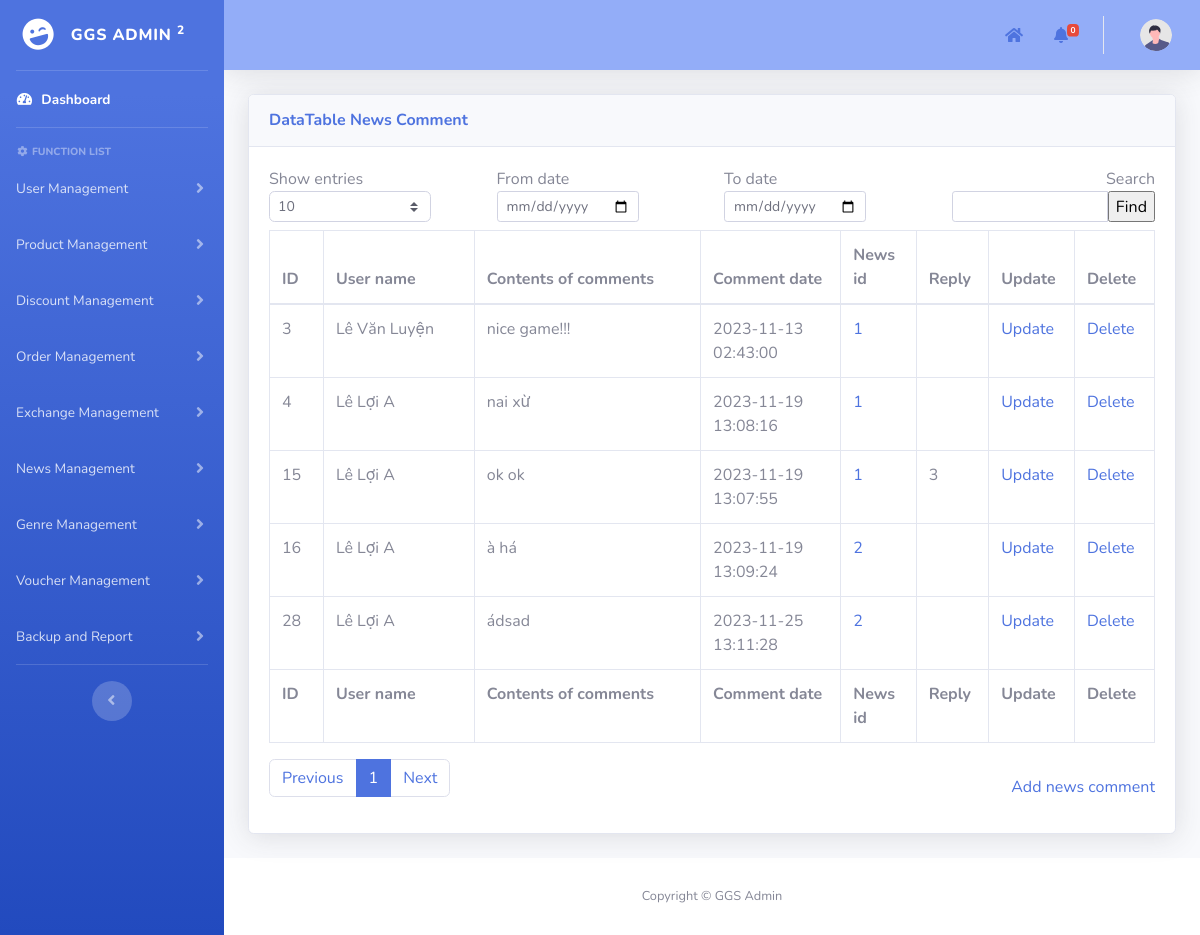
Before: /admin/pages/newsManagement/news_comments.php with the older database file.
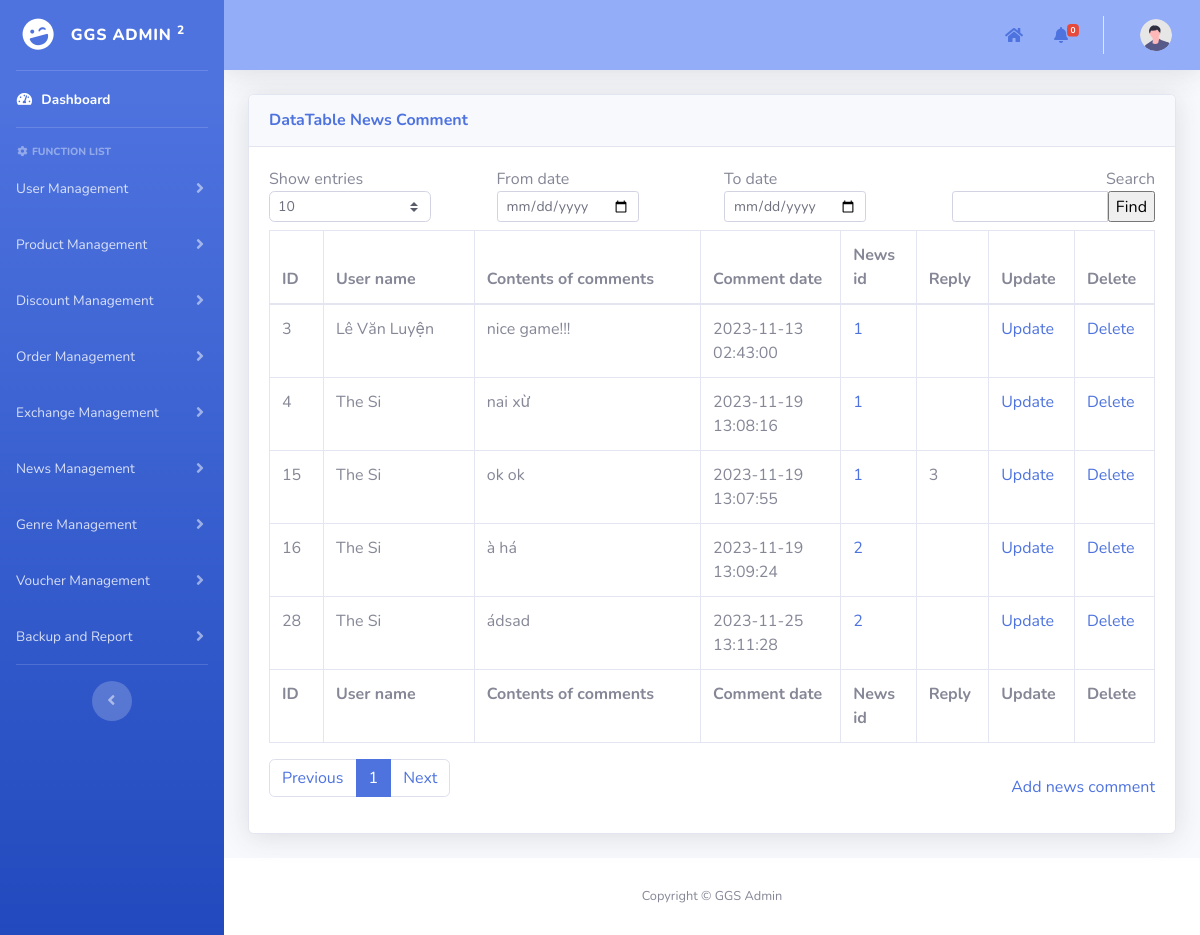
After: the same page with the newer database file.
### tables this page shows
CREATE TABLE `news_comments` (
  `id` int(11) NOT NULL AUTO_INCREMENT,
  `comment` text NOT NULL,
  `comment_date` datetime NOT NULL,
  `news_id` int(11) DEFAULT NULL,
  `user_id` int(11) DEFAULT NULL,
  `reply_id` int(11) DEFAULT NULL,
  PRIMARY KEY (`id`),
  KEY `news_id` (`news_id`),
  KEY `user_id` (`user_id`),
  KEY `fk_reply_id` (`reply_id`),
  CONSTRAINT `fk_reply_id` FOREIGN KEY (`reply_id`) REFERENCES `news_comments` (`id`) ON DELETE CASCADE ON UPDATE CASCADE,
  CONSTRAINT `news_comments_ibfk_1` FOREIGN KEY (`news_id`) REFERENCES `news` (`id`),
  CONSTRAINT `news_comments_ibfk_2` FOREIGN KEY (`user_id`) REFERENCES `users` (`id`)
);

CREATE TABLE `users` (
  `id` int(11) NOT NULL AUTO_INCREMENT,
  `username` varchar(50) NOT NULL,
  `password` varchar(100) NOT NULL,
  `role` enum('user','manufacturer','developer') NOT NULL,
  `full_name` varchar(60) NOT NULL,
  `phone_number` varchar(10) NOT NULL,
  `email` varchar(100) NOT NULL,
  `Gcoin` int(11) NOT NULL DEFAULT 0,
  `locked_until` date DEFAULT NULL,
  `login_attempts` int(11) NOT NULL,
  `lastest_login` date NOT NULL DEFAULT '1900-01-01',
  PRIMARY KEY (`id`)
);

### admin/pages/add_template.php (called while the page is built, shortened)
<?php
include("../template/template.php");
?>

### admin/pages/newsManagement/news_comments.php (the view, shortened to what the changed rows need)
<?php
include("../add_template.php");
function main()
{
    include("../../../mod/database_connection.php");
    $search = isset($_POST["search"]) ? $_POST["search"] : "";
    $show_entries = isset($_POST["show_entries"]) ? $_POST["show_entries"] : 10;
    $from_date = isset($_POST["from_date"]) ? $_POST["from_date"] : "";
    $to_date = isset($_POST["to_date"]) ? $_POST["to_date"] : "";
    if (isset($_GET['page'])) {
        $page = $_GET['page'];
    } else {
        $page = 1;
    }
    if ($page == 1) {
        $begin = 0;
    } else {
        $begin = ($page * $show_entries) - $show_entries;
    }
    $query = "SELECT nc.*, u.full_name FROM news_comments nc, users u WHERE nc.user_id = u.id AND u.full_name LIKE ? ";
    $params = array("%" . $search . "%");
    $query .= "LIMIT ?, ?";
    $params[] = $begin;
    $params[] = $show_entries;
    $stmt = $conn->prepare($query);
    $stmt->bind_param(str_repeat("s", count($params)), ...$params);
    if (!$stmt->execute()) {
        die("Execute failed: " . $stmt->error);
    }
    $result = $stmt->get_result();
    ?>
    <div class="container-fluid">
        <form method="post" name="frmDataDiscount">
            <div class="card shadow mb-4">
                <div class="card-body">
                    <div class="table-responsive">
                        <div id="dataTable_wrapper" class="dataTables_wrapper dt-bootstrap4">
                            <div id="table_data_return">
                                <div class="row">
                                    <div class="col-sm-12">
                                        <table class="table table-bordered dataTable" id="dataTable" width="100%"
                                            cellspacing="0" role="grid" aria-describedby="dataTable_info"
                                            style="width: 100%;">
                                            <thead>
                                                <tr role="row">
                                                    <th class="sorting sorting_asc" tabindex="0" aria-controls="dataTable"
                                                        rowspan="1" colspan="1" aria-sort="ascending"
                                                        aria-label="ID: activate to sort column descending"
                                                        style="width: 50px;">
                                                        ID
                                                    </th>
                                                    <th class="sorting" tabindex="0" aria-controls="dataTable" rowspan="1"
                                                        colspan="1"
                                                        aria-label="Publish date: activate to sort column ascending"
                                                        style="width: 140px;">
                                                        User name
                                                    </th>
                                                    <th class="sorting" tabindex="0" aria-controls="dataTable" rowspan="1"
                                                        colspan="1"
                                                        aria-label="Contents of comments: activate to sort column ascending"
                                                        style="width: 210px;">
                                                        Contents of comments</th>
                                                    <th class="sorting" tabindex="0" aria-controls="dataTable" rowspan="1"
                                                        colspan="1" style="width: 130px;"
                                                        aria-label="Category: activate to sort column ascending"
                                                        style="width: 150px;">
                                                        Comment date
                                                    </th>
                                                    <th class="sorting" tabindex="0" aria-controls="dataTable" rowspan="1"
                                                        colspan="1"
                                                        aria-label="Publish date: activate to sort column ascending"
                                                        style="width: 70px;">
                                                        News id
                                                    </th>
                                                    <th class="sorting" tabindex="0" aria-controls="dataTable" rowspan="1"
                                                        colspan="1" aria-label="Reply: activate to sort column ascending"
                                                        style="width: 60px;">
                                                        Reply
                                                    </th>
                                                    <th class="sorting" tabindex="0" aria-controls="dataTable" rowspan="1"
                                                        colspan="1" aria-label="Age: activate to sort column ascending"
                                                        style="width: 70px;">Update
                                                    </th>
                                                    <th class="sorting" tabindex="0" aria-controls="dataTable" rowspan="1"
                                                        colspan="1" aria-label="Age: activate to sort column ascending"
                                                        style="width: 70px;">Delete
                                                    </th>
                                                </tr>
                                            </thead>
                                            <tfoot>
                                                <tr>
                                                    <th rowspan="1" colspan="1">ID</th>
                                                    <th rowspan="1" colspan="1">User name</th>
                                                    <th rowspan="1" colspan="1">Contents of comments</th>
                                                    <th rowspan="1" colspan="1">Comment date</th>
                                                    <th rowspan="1" colspan="1">News id</th>
                                                    <th rowspan="1" colspan="1">Reply</th>
                                                    <th rowspan="1" colspan="1">Update</th>
                                                    <th rowspan="1" colspan="1">Delete</th>
                                                </tr>
                                            </tfoot>
                                            <tbody>
                                                <?php
                                                if ($from_date != "" && $to_date != "" && $from_date > $to_date) {
                                                    echo '<td></td><td style="border: none;">Error: Start date must be greater than end date</td>';
                                                } else {
                                                    if ($result->num_rows > 0) {
                                                        while ($row = $result->fetch_assoc()) { ?>
                                                            <tr>
                                                                <td>
                                                                    <?php echo $row['id']; ?>
                                                                </td>
                                                                <td>
                                                                    <?php echo $row['full_name']; ?>
                                                                </td>
                                                                <td>
                                                                    <?php echo $row['comment']; ?>
                                                                </td>
                                                                <td>
                                                                    <?php echo $row['comment_date']; ?>
                                                                </td>
                                                                <td>
                                                                    <a href="news_management.php?id=<?= $row['news_id'] ?>">
                                                                        <?= $row['news_id'] ?>
                                                                    </a>
                                                                </td>
                                                                <td>
                                                                    <?php echo $row['reply_id']; ?>
                                                                </td>
                                                                <td>
                                                                    <a
                                                                        href="update_news_comment.php?id=<?php echo $row['id']; ?>">Update</a>
                                                                </td>
                                                                <td>
                                                                    <a
                                                                        href="javascript:deleteItem(<?php echo $row['id']; ?>)">Delete</a>
                                                                </td>
                                                            </tr>
                                                            <?php
                                                        }
                                                    } else {
                                                        echo '<td style="border: none;">No results found.</td>';
                                                    }
                                                }
                                                ?>
                                            </tbody>
                                        </table>
                                    </div>
                                </div>
                            </div>
                        </div>
                    </div>
                </div>
            </div>
        </form>
    </div>
<?php }
?>

Changed rows visible on the page:
changed through a linked row, news_comments "nai xừ": user.full_name "Lê Lợi A" → "The Si"
changed through a linked row, news_comments "ok ok": user.full_name "Lê Lợi A" → "The Si"
changed through a linked row, news_comments "à há": user.full_name "Lê Lợi A" → "The Si"
changed through a linked row, news_comments "ádsad": user.full_name "Lê Lợi A" → "The Si"
